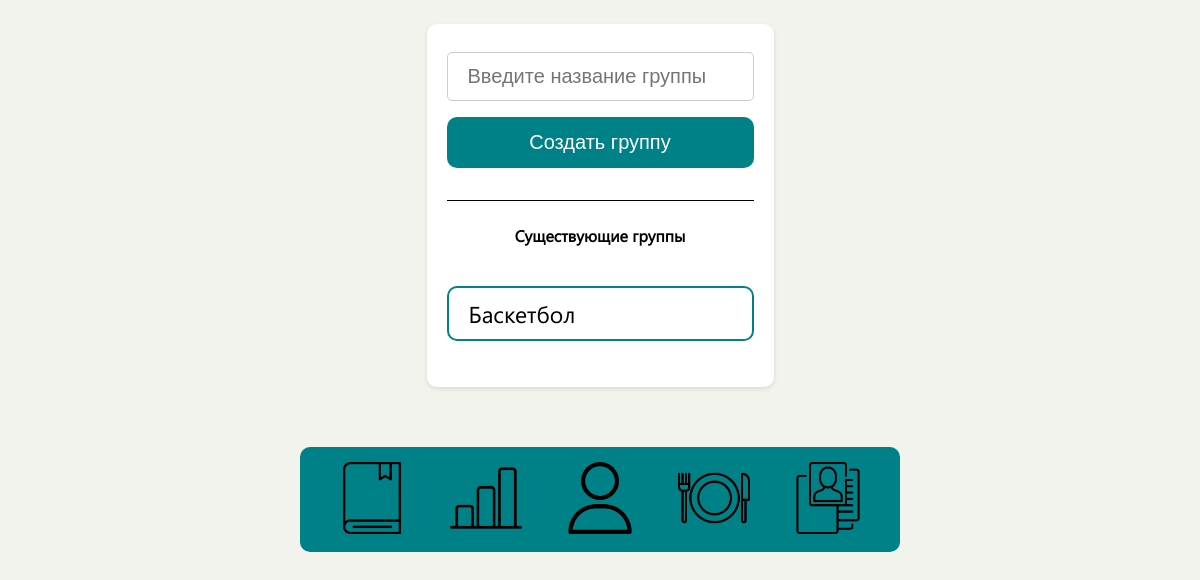
The app's page /creategroup (signed in), older data.
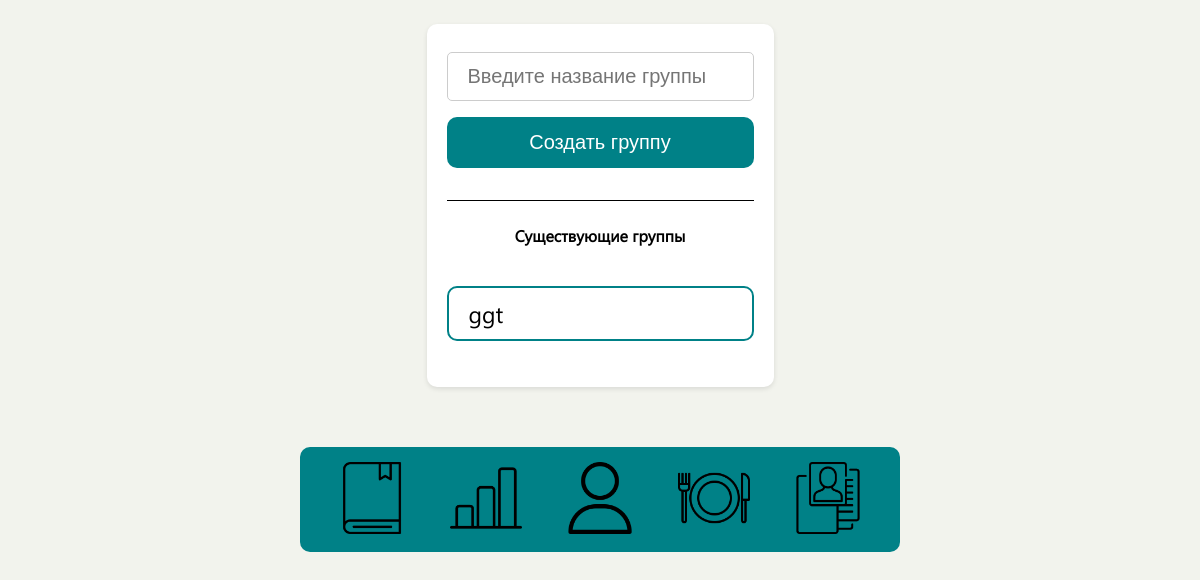
The same page, newer data.
### webflut/models.py (models this page shows, shortened)
class Group(models.Model):
    name = models.CharField(max_length=100)
    users = models.ManyToManyField(User)  # Отношение "многие ко многим" с моделью User

### webflut/views.py (the view)
# urls.py: path('creategroup', views.creategroup, name='creategroup'),
@login_required
def creategroup(request):
    if request.method == 'POST':
        group_name = request.POST.get('group_name')
        group = Group.objects.create(name=group_name)
        return redirect('creategroup')
    groups = Group.objects.all()
    return render(request, 'creategroup.html', {'groups': groups,})

### webflut/templates/creategroup.html (shortened to what this page needs)
{% load static %}
{% load pwa %}
<!DOCTYPE html>
<html lang="en">
    <head>
        <link href="{% static 'css/Groups Pages/Groups.css' %}" rel="stylesheet" />
    </head>
<body>
<div class="container">
    <form action="{% url 'creategroup' %}" method="post">
        <input type="text" name="group_name" placeholder="Введите название группы" required>
        <button type="submit">Создать группу</button>
    </form>
    <text class="title" id="all">Существующие группы</text>
    <ul>
        {% for group in groups %}
        <li><a href="{% url 'groupdetail' group_id=group.id %}">{{ group.name }}</a></li>
        {% endfor %}
    </ul>
</div>
{% include 'footer.html' %}
</body>
</html>

### webflut/templates/footer.html (shortened to what this page needs)
{% load static %}
{% load pwa %}
<link href="{% static 'css/footer.css' %}" rel="stylesheet"/>
<footer>
    <a href="{% url 'creategroup' %}" class="buttonFooter">
        <img src="{% static 'accets/журнал.png' %}" class="imgFooter"/></a>
    <a href="{% url 'display_chart' %}" class="buttonFooter">
        <img src="{% static 'accets/статистика.png' %}" class="imgFooter"/></a>
    <a href="{% url 'profile' %}" class="buttonFooter">
        <img src="{% static 'accets/profile.png' %}" class="imgFooter"/></a>
    <a href="{% url 'calories_and_bjy' %}" class="buttonFooter">
        <img src="{% static 'accets/kkal.png' %}" class="imgFooter"/></a>
    <a href="{% url 'person_info' %}" class="buttonFooter">
        <img src="{% static 'accets/pers_info.png' %}" class="imgFooter"/></a>
</footer>

### webflut/static/css/Groups Pages/Groups.css (style rules this page uses)
footer { position: absolute; bottom: 0; }
html { font-family: "Segoe UI"; background-color: #f2f3ed; }
body { margin: 0; display: flex; align-items: center; flex-direction: column; }
#all { border-top: 1px solid black; width: 100%; text-align: center; margin-top: 2vw; padding-top: 2vw; }
.container { display: flex; flex-direction: column; margin: 2vw auto; border-radius: 10px; padding: 20px; background-color: #fff; box-shadow: 0 2px 5px rgba(0, 0, 0, 0.1); }
.container .title { margin-bottom: 2vw; font-family: "Segoe UI"; font-weight: 600; }
.container form { display: flex; flex-direction: column; }
input[type=text] { padding: 12px 20px; margin: 8px 0; font-size: 20px; border: 1px solid #ccc; box-sizing: border-box; border-radius: 5px; }
button[type=submit] { font-size: 20px; width: 100%; background-color: #008187; color: white; padding: 14px 20px; margin: 8px 0; border: none; cursor: pointer; border-radius: 10px; transition: background-color 0.3s; }
ul { list-style-type: none; padding: 0; }
li { overflow: hidden; padding: 10px 20px; border-radius: 10px; font-size: 23px; border: 2px solid #008187; margin-bottom: 10px; }
a { text-decoration: none; color: #000; }
@media (min-width: 481px) { footer { position: static; bottom: 0; } }

### webflut/static/css/footer.css (style rules this page uses)
.imgFooter { width: 11vw; }
@media (min-width: 481px) { footer { width: 80%; } }
@media (min-width: 769px) { footer { width: 50%; } }
@media (min-width: 769px) { .imgFooter { width: 6vw; } }

Row changes from the older to the newer data that the page shows:
removed Group: name "Баскетбол"
added Group: name "ggt"
